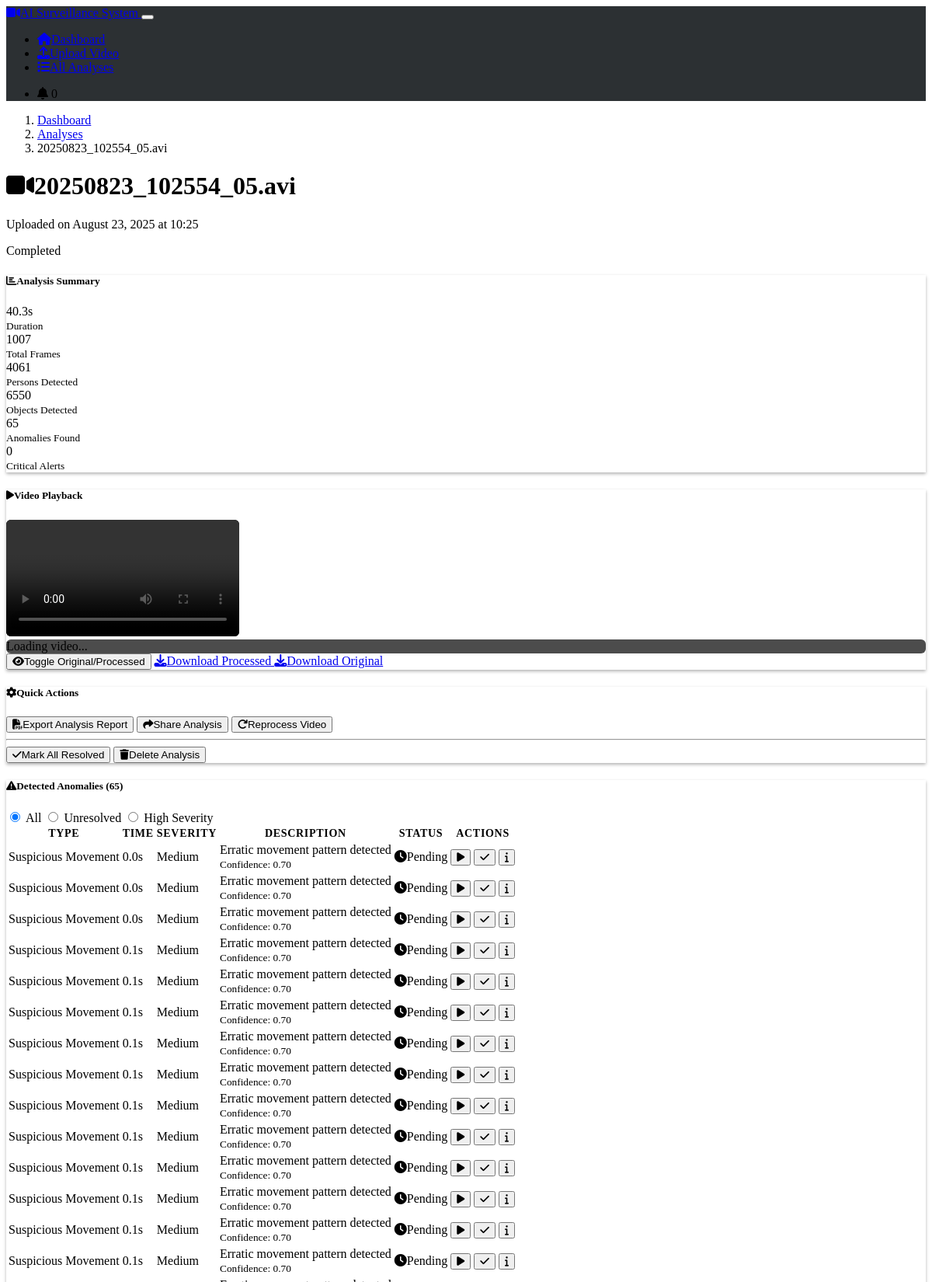
The page /analysis/1 (upper part) on the database its author committed.
### models.py (models this page shows, shortened)
class VideoAnalysis(db.Model):
    id = db.Column(db.Integer, primary_key=True)
    filename = db.Column(db.String(255), nullable=False)
    upload_time = db.Column(db.DateTime, default=datetime.utcnow)
    processing_status = db.Column(db.String(50), default='pending')  # pending, processing, completed, failed
    total_frames = db.Column(db.Integer)
    processed_frames = db.Column(db.Integer, default=0)
    duration = db.Column(db.Float)
    file_path = db.Column(db.String(500))
    processed_video_path = db.Column(db.String(500))
    total_objects_detected = db.Column(db.Integer, default=0)
    total_persons_detected = db.Column(db.Integer, default=0)
    total_anomalies = db.Column(db.Integer, default=0)

class Anomaly(db.Model):
    id = db.Column(db.Integer, primary_key=True)
    video_analysis_id = db.Column(db.Integer, db.ForeignKey('video_analysis.id'), nullable=False)
    anomaly_type = db.Column(db.String(100), nullable=False)  # loitering, abandoned_object, suspicious_movement
    description = db.Column(db.Text)
    severity = db.Column(db.String(20), default='medium')  # low, medium, high, critical
    start_frame = db.Column(db.Integer, nullable=False)
    end_frame = db.Column(db.Integer)
    start_timestamp = db.Column(db.Float, nullable=False)
    end_timestamp = db.Column(db.Float)
    bbox_x = db.Column(db.Float)
    bbox_y = db.Column(db.Float)
    bbox_width = db.Column(db.Float)
    bbox_height = db.Column(db.Float)
    confidence = db.Column(db.Float, default=0.5)
    detected_time = db.Column(db.DateTime, default=datetime.utcnow)
    is_resolved = db.Column(db.Boolean, default=False)

### routes.py (the view)
@app.route('/analysis/<int:analysis_id>')
def analysis_detail(analysis_id):
    analysis = VideoAnalysis.query.get_or_404(analysis_id)
    anomalies = Anomaly.query.filter_by(video_analysis_id=analysis_id).order_by(Anomaly.start_timestamp).all()
    alerts = Alert.query.join(Anomaly).filter(Anomaly.video_analysis_id == analysis_id).order_by(Alert.created_time.desc()).all()
    return render_template('analysis.html',
                         analysis=analysis,
                         anomalies=anomalies,
                         alerts=alerts)

### templates/analysis.html (shortened to what this page needs)
{% extends "base.html" %}
{% block content %}
<div class="row mb-4">
    <div class="col-12">
        <nav aria-label="breadcrumb">
            <ol class="breadcrumb">
                <li class="breadcrumb-item"><a href="{{ url_for('index') }}">Dashboard</a></li>
                <li class="breadcrumb-item"><a href="{{ url_for('dashboard') }}">Analyses</a></li>
                <li class="breadcrumb-item active" aria-current="page">{{ analysis.filename }}</li>
            </ol>
        </nav>
        <div class="d-flex justify-content-between align-items-start">
            <div>
                <h1 class="h2 mb-1">
                    <i class="fas fa-video me-2"></i>{{ analysis.filename }}
                </h1>
                <p class="text-muted">
                    Uploaded on {{ analysis.upload_time.strftime('%B %d, %Y at %H:%M') }}
                </p>
            </div>
            <div class="text-end">
                <span class="badge bg-{{ 'success' if analysis.processing_status == 'completed' else 'warning' if analysis.processing_status == 'processing' else 'danger' if analysis.processing_status == 'failed' else 'secondary' }} fs-6">
                    {{ analysis.processing_status.title() }}
                </span>
            </div>
        </div>
    </div>
</div>
<div class="row mb-4">
    <div class="col-12">
        <div class="card">
            <div class="card-header">
                <h5 class="mb-0">
                    <i class="fas fa-chart-bar me-2"></i>Analysis Summary
                </h5>
            </div>
            <div class="card-body">
                <div class="row">
                    <div class="col-md-2 col-sm-4 mb-3">
                        <div class="text-center">
                            <div class="h4 text-primary mb-1">{{ "%.1f"|format(analysis.duration or 0) }}s</div>
                            <small class="text-muted">Duration</small>
                        </div>
                    </div>
                    <div class="col-md-2 col-sm-4 mb-3">
                        <div class="text-center">
                            <div class="h4 text-info mb-1">{{ analysis.total_frames or 0 }}</div>
                            <small class="text-muted">Total Frames</small>
                        </div>
                    </div>
                    <div class="col-md-2 col-sm-4 mb-3">
                        <div class="text-center">
                            <div class="h4 text-success mb-1">{{ analysis.total_persons_detected or 0 }}</div>
                            <small class="text-muted">Persons Detected</small>
                        </div>
                    </div>
                    <div class="col-md-2 col-sm-4 mb-3">
                        <div class="text-center">
                            <div class="h4 text-secondary mb-1">{{ analysis.total_objects_detected or 0 }}</div>
                            <small class="text-muted">Objects Detected</small>
                        </div>
                    </div>
                    <div class="col-md-2 col-sm-4 mb-3">
                        <div class="text-center">
                            <div class="h4 text-warning mb-1">{{ analysis.total_anomalies or 0 }}</div>
                            <small class="text-muted">Anomalies Found</small>
                        </div>
                    </div>
                    <div class="col-md-2 col-sm-4 mb-3">
                        <div class="text-center">
                            <div class="h4 text-danger mb-1">{{ alerts|selectattr('alert_level', 'equalto', 'danger')|list|length }}</div>
                            <small class="text-muted">Critical Alerts</small>
                        </div>
                    </div>
                </div>
            </div>
        </div>
    </div>
</div>
{% if analysis.processing_status == 'completed' %}
<div class="row mb-4">
    <div class="col-lg-8 mb-3">
        <div class="card">
            <div class="card-header">
                <h5 class="mb-0">
                    <i class="fas fa-play me-2"></i>Video Playback
                </h5>
            </div>
            <div class="card-body">
                <div class="ratio ratio-16x9">
                    <video controls class="rounded">
                        {% if analysis.processed_video_path %}
                            <source src="{{ url_for('serve_processed_video', filename=analysis.processed_video_path.split('/')[-1]) }}" type="video/mp4">
                        {% else %}
                            <source src="{{ url_for('serve_video', filename=analysis.filename) }}" type="video/mp4">
                        {% endif %}
                    </video>
                </div>
                <div class="mt-3">
                    <div class="btn-group" role="group">
                        <button class="btn btn-outline-primary" onclick="toggleOriginal()">
                            <i class="fas fa-eye me-1"></i>Toggle Original/Processed
                        </button>
                        {% if analysis.processed_video_path %}
                            <a href="{{ url_for('serve_processed_video', filename=analysis.processed_video_path.split('/')[-1]) }}"
                               class="btn btn-outline-success" download>
                                <i class="fas fa-download me-1"></i>Download Processed
                            </a>
                        {% endif %}
                        <a href="{{ url_for('serve_video', filename=analysis.filename) }}"
                           class="btn btn-outline-secondary" download>
                            <i class="fas fa-download me-1"></i>Download Original
                        </a>
                    </div>
                </div>
            </div>
        </div>
    </div>
    <div class="col-lg-4 mb-3">
        <div class="card">
            <div class="card-header">
                <h5 class="mb-0">
                    <i class="fas fa-cog me-2"></i>Quick Actions
                </h5>
            </div>
            <div class="card-body">
                <div class="d-grid gap-2">
                    <button class="btn btn-outline-primary" onclick="exportReport()">
                        <i class="fas fa-file-pdf me-2"></i>Export Analysis Report
                    </button>
                    <button class="btn btn-outline-info" onclick="shareAnalysis()">
                        <i class="fas fa-share me-2"></i>Share Analysis
                    </button>
                    <button class="btn btn-outline-warning" onclick="reprocessVideo()">
                        <i class="fas fa-redo me-2"></i>Reprocess Video
                    </button>
                    <hr>
                    <button class="btn btn-outline-success" onclick="markAllResolved()">
                        <i class="fas fa-check me-2"></i>Mark All Resolved
                    </button>
                    <button class="btn btn-outline-danger" onclick="deleteAnalysis()">
                        <i class="fas fa-trash me-2"></i>Delete Analysis
                    </button>
                </div>
            </div>
        </div>
    </div>
</div>
{% endif %}
<div class="row">
    <div class="col-lg-8 mb-4">
        <div class="card">
            <div class="card-header d-flex justify-content-between align-items-center">
                <h5 class="mb-0">
                    <i class="fas fa-exclamation-triangle me-2"></i>Detected Anomalies ({{ anomalies|length }})
                </h5>
                <div class="btn-group btn-group-sm" role="group">
                    <input type="radio" class="btn-check" name="anomalyFilter" id="allAnomalies" autocomplete="off" checked>
                    <label class="btn btn-outline-secondary" for="allAnomalies">All</label>
                    <input type="radio" class="btn-check" name="anomalyFilter" id="unresolvedAnomalies" autocomplete="off">
                    <label class="btn btn-outline-warning" for="unresolvedAnomalies">Unresolved</label>
                    <input type="radio" class="btn-check" name="anomalyFilter" id="highSeverity" autocomplete="off">
                    <label class="btn btn-outline-danger" for="highSeverity">High Severity</label>
                </div>
            </div>
            <div class="card-body">
                {% if anomalies %}
                    <div class="table-responsive">
                        <table class="table table-hover">
                            <thead>
                                <tr>
                                    <th>Type</th>
                                    <th>Time</th>
                                    <th>Severity</th>
                                    <th>Description</th>
                                    <th>Status</th>
                                    <th>Actions</th>
                                </tr>
                            </thead>
                            <tbody id="anomaliesTable">
                                {% for anomaly in anomalies %}
                                    <tr data-anomaly-id="{{ anomaly.id }}"
                                        data-severity="{{ anomaly.severity }}"
                                        data-resolved="{{ anomaly.is_resolved }}">
                                        <td>
                                            <span class="badge bg-info">
                                                {{ anomaly.anomaly_type.replace('_', ' ').title() }}
                                            </span>
                                        </td>
                                        <td>
                                            <div>{{ "%.1f"|format(anomaly.start_timestamp) }}s</div>
                                        </td>
                                        <td>
                                            <span class="badge bg-{{ 'danger' if anomaly.severity == 'critical' else 'warning' if anomaly.severity == 'high' else 'info' if anomaly.severity == 'medium' else 'secondary' }}">
                                                {{ anomaly.severity.title() }}
                                            </span>
                                        </td>
                                        <td>
                                            <div>{{ anomaly.description or 'No description available' }}</div>
                                            <small class="text-muted">
                                                Confidence: {{ "%.2f"|format(anomaly.confidence or 0) }}
                                            </small>
                                        </td>
                                        <td>
                                            {% if anomaly.is_resolved %}
                                                <span class="badge bg-success">
                                                    <i class="fas fa-check me-1"></i>Resolved
                                                </span>
                                            {% else %}
                                                <span class="badge bg-warning">
                                                    <i class="fas fa-clock me-1"></i>Pending
                                                </span>
                                            {% endif %}
                                        </td>
                                        <td>
                                            <div class="btn-group" role="group">
                                                <button class="btn btn-sm btn-outline-primary"
                                                        onclick="seekToTime({{ anomaly.start_timestamp }})"
                                                        title="Go to timestamp">
                                                    <i class="fas fa-play"></i>
                                                </button>
                                                {% if not anomaly.is_resolved %}
                                                    <button class="btn btn-sm btn-outline-success"
                                                            onclick="resolveAnomaly({{ anomaly.id }})"
                                                            title="Mark as resolved">
                                                        <i class="fas fa-check"></i>
                                                    </button>
                                                {% endif %}
                                                <button class="btn btn-sm btn-outline-info"
                                                        onclick="viewAnomalyDetails({{ anomaly.id }})"
                                                        title="View details">
                                                    <i class="fas fa-info"></i>
                                                </button>
                                            </div>
                                        </td>
                                    </tr>
                                {% endfor %}
                            </tbody>
                        </table>
                    </div>
                {% else %}
                    <div class="text-center py-4">
                        <i class="fas fa-shield-alt fa-3x text-success mb-3"></i>
                        <h5 class="text-success">No Anomalies Detected</h5>
                        <p class="text-muted">This video appears to be free of suspicious activities.</p>
                    </div>
                {% endif %}
            </div>
        </div>
    </div>
</div>
{% endblock %}

### static/css/custom.css (style rules this page uses)
:root { --surveillance-primary: #0d6efd; --surveillance-danger: #dc3545; --surveillance-warning: #ffc107; --surveillance-success: #198754; --surveillance-info: #0dcaf0; --video-overlay-bg: rgba(0, 0, 0, 0.8); --progress-bg: rgba(255, 255, 255, 0.2); --transition-fast: 0.15s ease-in-out; --transition-normal: 0.3s ease-in-out; --transition-slow: 0.5s ease-in-out; }
body { font-feature-settings: "kern" 1, "liga" 1; }
.card { box-shadow: 0 0.125rem 0.25rem rgba(0, 0, 0, 0.3); transition: box-shadow var(--transition-normal); }
.ratio video { border-radius: 0.375rem; background-color: #000; object-fit: contain; }
.table thead th { border-bottom: 2px solid var(--bs-border-color); font-weight: 600; text-transform: uppercase; font-size: 0.875rem; letter-spacing: 0.05em; }
.btn { transition: all var(--transition-fast); font-weight: 500; }

### rows shown on the page
VideoAnalysis: filename "20250823_102554_05.avi", upload_time "August 23, 2025 at 10:25", processing_status "Completed", duration "40.3", total_frames "1007", total_persons_detected "4061", total_objects_detected "6550", total_anomalies "65"
Anomaly: anomaly_type.replace "Suspicious Movement", start_timestamp "0.0", severity "Medium", description "Erratic movement pattern detected", confidence "0.70", is_resolved False (drawn)
Anomaly: anomaly_type.replace "Suspicious Movement", start_timestamp "0.0", severity "Medium", description "Erratic movement pattern detected", confidence "0.70", is_resolved False (drawn)
Anomaly: anomaly_type.replace "Suspicious Movement", start_timestamp "0.0", severity "Medium", description "Erratic movement pattern detected", confidence "0.70", is_resolved False (drawn)
Anomaly: anomaly_type.replace "Suspicious Movement", start_timestamp "0.1", severity "Medium", description "Erratic movement pattern detected", confidence "0.70", is_resolved False (drawn)
Anomaly: anomaly_type.replace "Suspicious Movement", start_timestamp "0.1", severity "Medium", description "Erratic movement pattern detected", confidence "0.70", is_resolved False (drawn)
Anomaly: anomaly_type.replace "Suspicious Movement", start_timestamp "0.1", severity "Medium", description "Erratic movement pattern detected", confidence "0.70", is_resolved False (drawn)
Anomaly: anomaly_type.replace "Suspicious Movement", start_timestamp "0.1", severity "Medium", description "Erratic movement pattern detected", confidence "0.70", is_resolved False (drawn)
Anomaly: anomaly_type.replace "Suspicious Movement", start_timestamp "0.1", severity "Medium", description "Erratic movement pattern detected", confidence "0.70", is_resolved False (drawn)
Anomaly: anomaly_type.replace "Suspicious Movement", start_timestamp "0.1", severity "Medium", description "Erratic movement pattern detected", confidence "0.70", is_resolved False (drawn)
Anomaly: anomaly_type.replace "Suspicious Movement", start_timestamp "0.1", severity "Medium", description "Erratic movement pattern detected", confidence "0.70", is_resolved False (drawn)
Anomaly: anomaly_type.replace "Suspicious Movement", start_timestamp "0.1", severity "Medium", description "Erratic movement pattern detected", confidence "0.70", is_resolved False (drawn)
Anomaly: anomaly_type.replace "Suspicious Movement", start_timestamp "0.1", severity "Medium", description "Erratic movement pattern detected", confidence "0.70", is_resolved False (drawn)
Anomaly: anomaly_type.replace "Suspicious Movement", start_timestamp "0.1", severity "Medium", description "Erratic movement pattern detected", confidence "0.70", is_resolved False (drawn)
Anomaly: anomaly_type.replace "Suspicious Movement", start_timestamp "0.1", severity "Medium", description "Erratic movement pattern detected", confidence "0.70", is_resolved False (drawn)

### other values the page prints
{{ alerts|selectattr('alert_level', 'equalto', 'danger')|list|length }} "0"
{{ anomalies|length }} "65"
